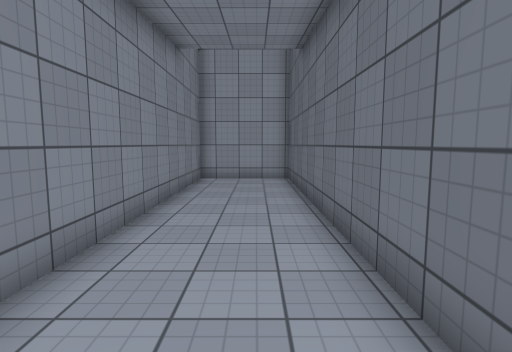
[1] (above)

16 first-person views from a walk through a scene from a Unity 3-D project. The camera is 1.5 m above the floor, tilts 6° down and sees 80° across. The floor is counted in squares, 1 m on a side. Each view is taken from the middle of a square. On the plan, view 1 faces up. The plan holds only what a view shows up to about 15 squares ahead; the rest is blank. The player is left out. Door leaves are left out, so doorways stand open. Surface patterns are stand-ins for the level's own textures.

[2]
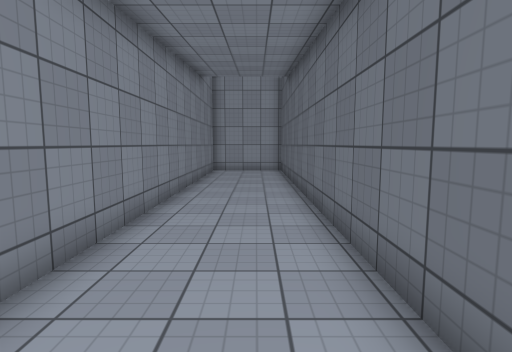

[3]
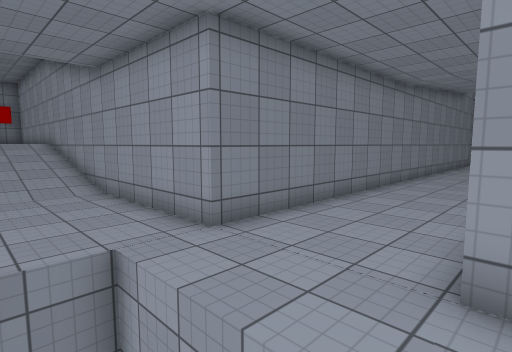

[4]
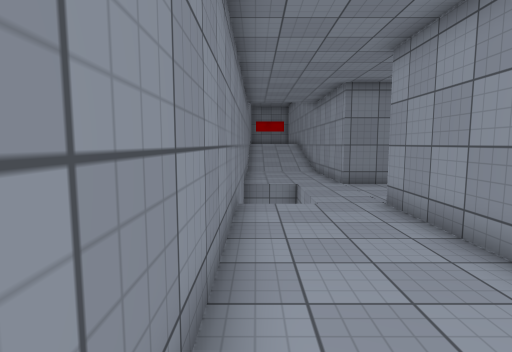

[5]
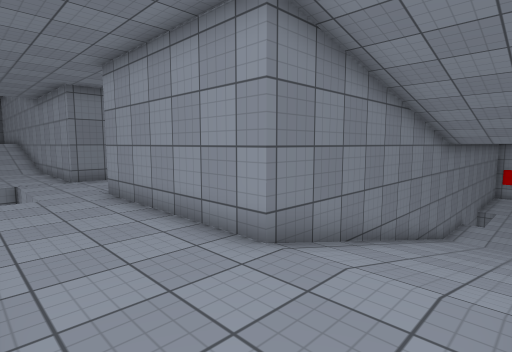

[6]
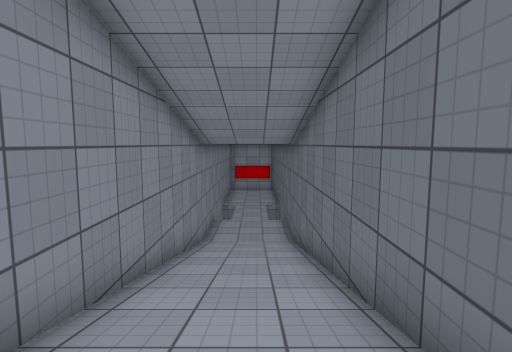

[7]
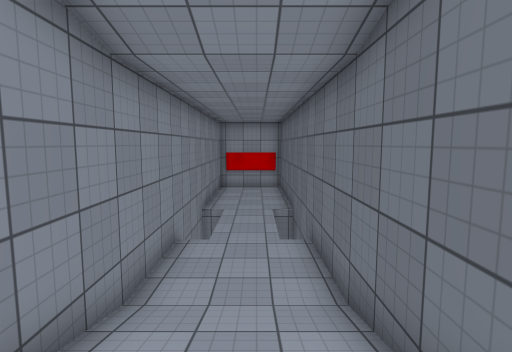

[8]
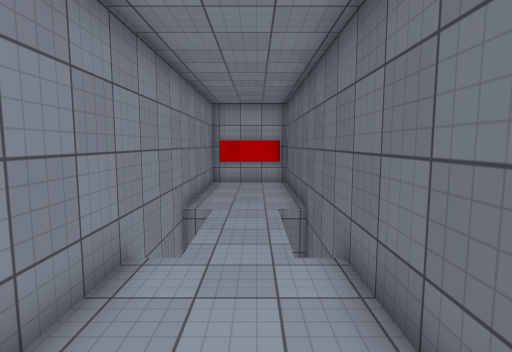

[9]
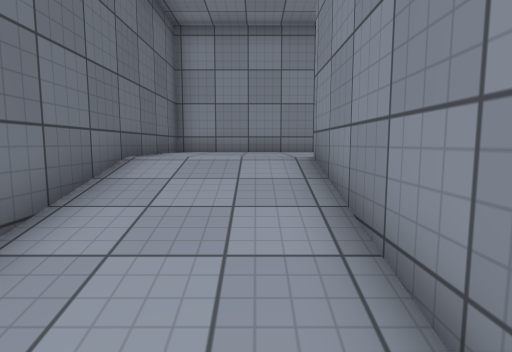

[10]
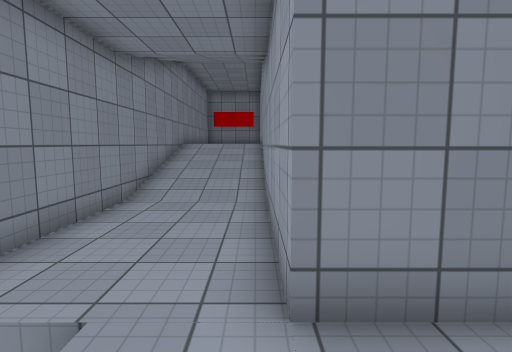

[11]
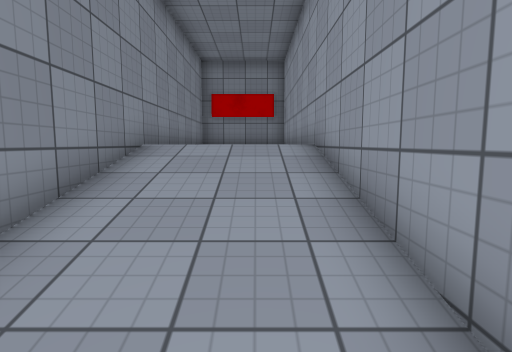

[12]
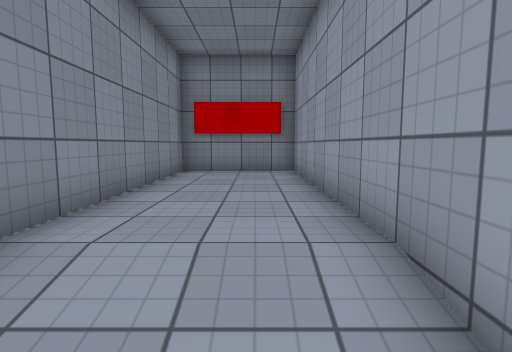

[13]
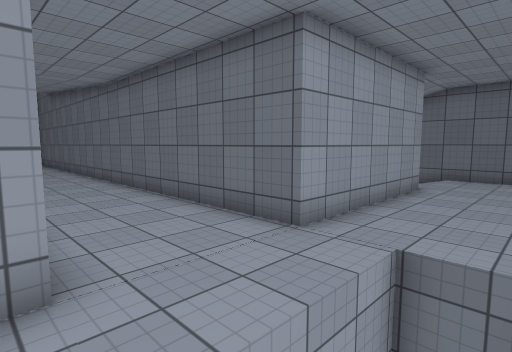

[14]
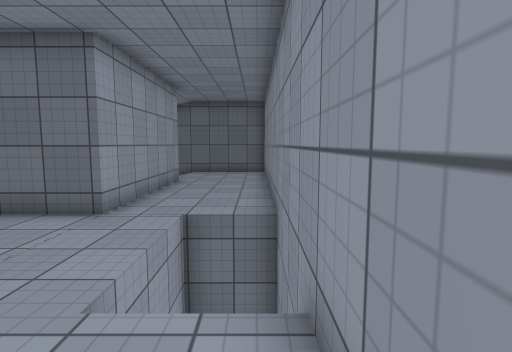

[15]
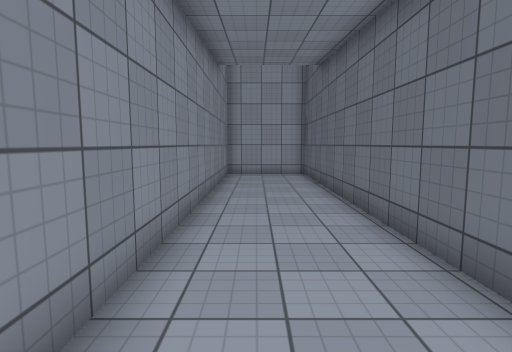

[16]
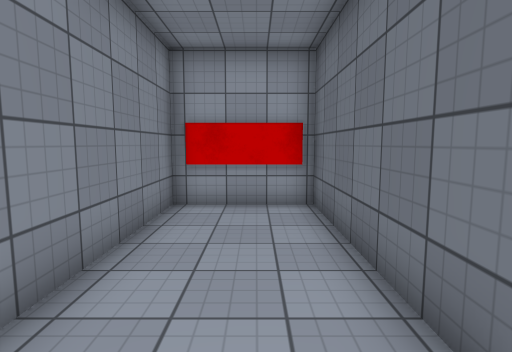

### Floor plan
Key: @ floor where view 1 was taken; # wall or solid block; . main floor; : floor 1.5 m higher than the main floor; - floor 2.25 m lower than the main floor; / step, stairs or slope; D open door; v drop or lower ground.
Columns run from 22 left of view 1 to 12 right of it. Each row starts with its distance up from view 1.
 15                               #####
 14                               #---#
 13                    ######     #---#
 12                    #....#     #---#
 11                    #....#     #---#
 10                    #....#     #---#
  9                    #....#     #---#
  8                    #....#      v-v
  7                    #....#      v-v
  6                    #....#      v-v
  5                    #....#     vv-v#
  4                    #....#     #---#
  3                    #....#     #---#
  2                    #....#     #---#
  1                    #....#     #---#
  0                    #..@.#     #///#
 -1                    #....#     #///#
 -2                    #....#     #///#
 -3                    #....#     #///#
 -4                    #....#     #///#
 -5                    #....#     #///#
 -6                    #....#     #///#
 -7                    #....#     #///#
 -8                    #....#     #///#
 -9 ################D###....#######...#
-10 #::::::://////..D.................#
-11 #::::::://////..D...v  v..........#
-12 #::::::://////..D...vvvv..........#
-13 #####################  ############

Where each view was taken, in squares from view 1:
view 1: 0 up, 0 right, facing up
view 2: 4 down, 0 right, facing up
view 3: 12 down, 2 right, facing up-left
view 4: 12 down, 9 right, facing left
view 5: 12 down, 11 right, facing up-left
view 6: 10 down, 10 right, facing up
view 7: 3 down, 10 right, facing up
view 8: 0 up, 10 right, facing up
view 9: 3 down, 9 right, facing down
view 10: 9 down, 0 right, facing left
view 11: 10 down, 8 left, facing left
view 12: 10 down, 12 left, facing left
view 13: 12 down, 3 left, facing up-right
view 14: 12 down, 5 left, facing right
view 15: 2 down, 1 left, facing up
view 16: 7 up, 10 right, facing up
